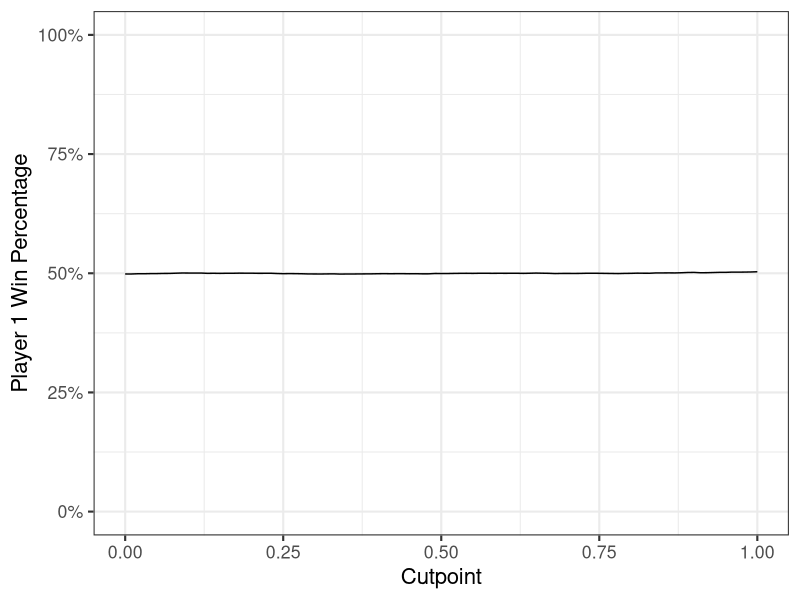
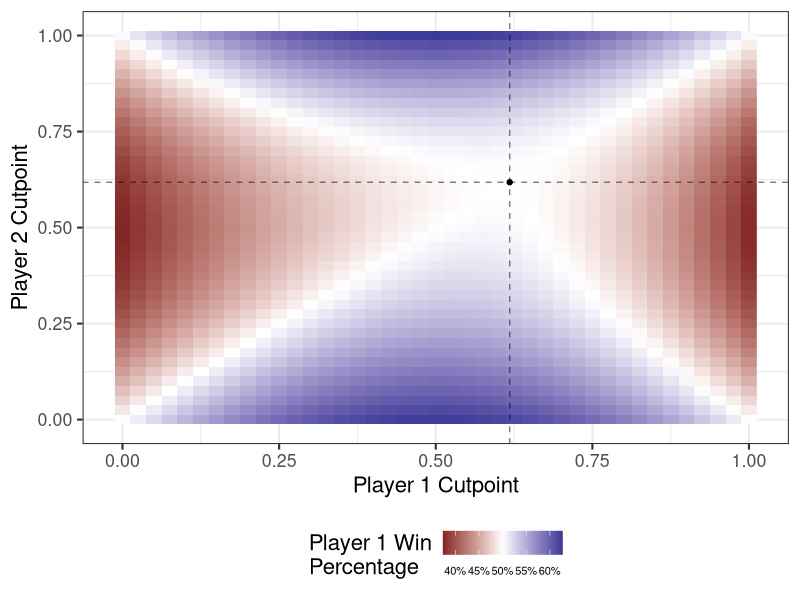

The R script that drew these images, in order:
## ---- chunk 1
knitr::opts_chunk$set(cache = TRUE)
options(digits = 4)
## ---- chunk 2
# number of rounds to play
n_draw <- 100000
## ---- chunk 3
require(dplyr)
require(magrittr)
require(ggplot2)

set.seed(938747)

# number of rounds to play
n_draw <- 100000
## ---- chunk 4
p1 <- cbind(runif(n_draw), runif(n_draw))
p2 <- cbind(runif(n_draw), runif(n_draw))

head(p1)
head(p2)
## ---- chunk 5
sum(p1[,1] > p2[,1]) / n_draw
## ---- chunk 6
sum(p1[,2] > p2[,2]) / n_draw
## ---- chunk 7
cutoff <- function(draw, cutpoint = .5){
  ifelse(draw[, 1] < cutpoint, draw[, 2], draw[, 1])
}

sum(cutoff(p1) > cutoff(p2)) / n_draw
## ---- chunk 8
cutpoints <- seq(0, 1, by = .01)
results <- lapply(cutpoints,
                  function(cutpoint) sum(cutoff(p1, cutpoint = cutpoint) >
                                           cutoff(p2, cutpoint = cutpoint))) %>%
  unlist

results_full <- data_frame(cutpoint = cutpoints,
                           win = results,
                           win_prop = win / n_draw)
results_full
## ---- chunk 9
ggplot(results_full, aes(cutpoint, win_prop)) +
  geom_line() +
  scale_y_continuous(labels = scales::percent, limits = c(0, 1)) +
  labs(x = "Cutpoint",
       y = "Player 1 Win Percentage") +
  theme_bw(base_size = 16)
## ---- chunk 10
cutoff_2 <- function(p1, p2, cut1 = .5, cut2 = .5){
  sum(cutoff(p1, cutpoint = cut1) > cutoff(p2, cutpoint = cut2))
}

cutoff_2(p1, p2, cut1 = .5, cut2 = .9) / n_draw
## ---- chunk 11
cut_lite <- seq(0, 1, by = .025)

cut_combo <- expand.grid(cut_lite, cut_lite) %>%
  tbl_df %>%
  rename(cut1 = Var1, cut2 = Var2) %>%
  mutate(p1_win = apply(., 1, FUN = function(x) cutoff_2(p1, p2, cut1 = x[1], cut2 = x[2])),
         p1_prop = p1_win / n_draw)
cut_combo
## ---- chunk 12
ggplot(cut_combo, aes(cut1, cut2, fill = p1_prop)) +
  geom_raster() +
  # geom_line(data = results_full, aes(cutpoint, cutpoint, fill = NULL)) +
  geom_vline(xintercept = sqrt(5) / 2 - (1 / 2), linetype = 2, alpha = .5) +
  geom_hline(yintercept = sqrt(5) / 2 - (1 / 2), linetype = 2, alpha = .5) +
  geom_point(data = data_frame(x = sqrt(5) / 2 - (1 / 2),
                               y = sqrt(5) / 2 - (1 / 2)),
             aes(x, y, fill = NULL)) +
  scale_fill_gradient2(midpoint = .5, labels = scales::percent) +
  labs(x = "Player 1 Cutpoint",
       y = "Player 2 Cutpoint",
       fill = "Player 1 Win\nPercentage") +
  theme_bw(base_size = 16) +
  theme(legend.position = "bottom",
        legend.text = element_text(size = 8))
